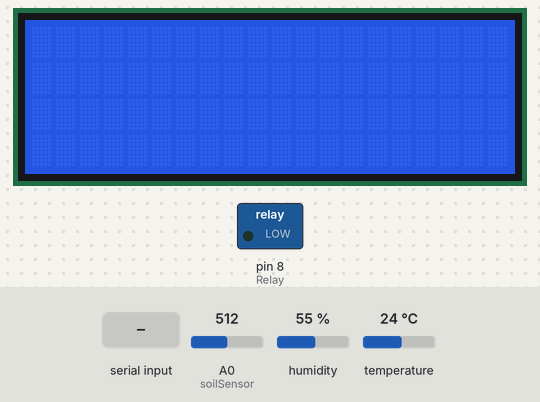
The sketch below on a simulated Arduino Uno, built with avr-gcc and run on an emulated ATmega328P. On the bench: 20×4 character LCD, switched loads named in the sketch (green lamp = pin HIGH). The test bench sets the inputs (shaded band); at power-on: A0 (soilSensor) = 512, humidity 55 %, temperature 24 °C. What the sketch prints to the serial monitor is not drawn.

Above: at 1.2 s.
1.3 s: A0 (soilSensor) set to 407
At 10.7 s:
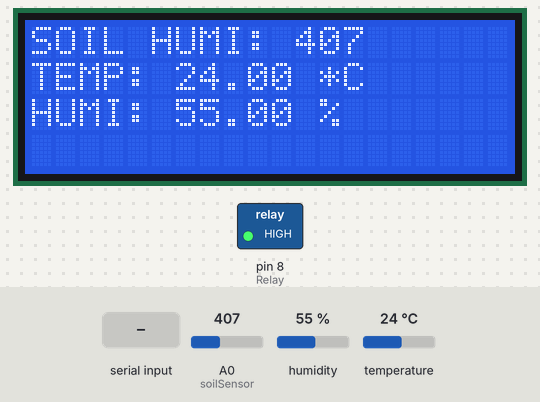
11.9 s: A0 (soilSensor) set to 392
At 21.4 s:
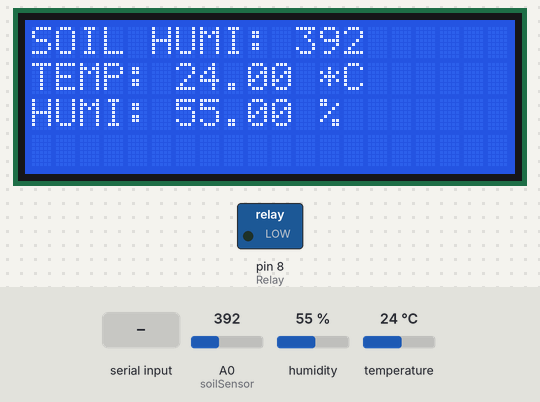
22.5 s: humidity set to 22 %
At 31.9 s:
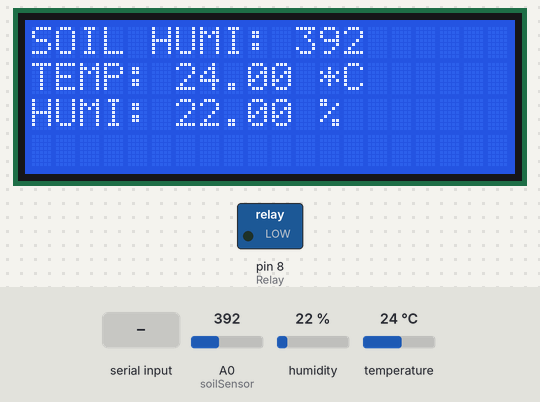
32.8 s: temperature set to 12 °C
At 42.6 s:
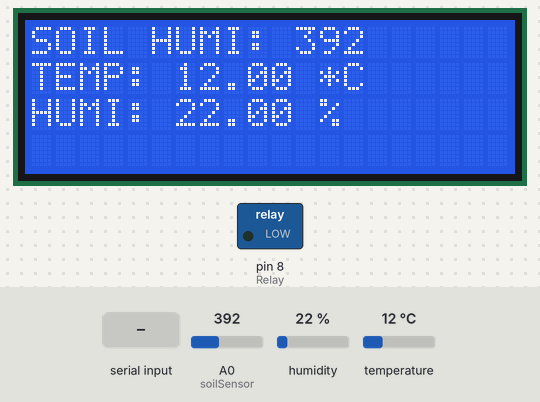
43.3 s: "1" received over the second serial link
At 48.3 s:
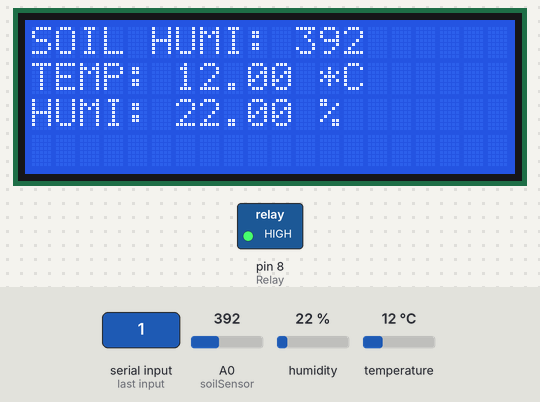
53.9 s: humidity set to 40 %
At 63.8 s:
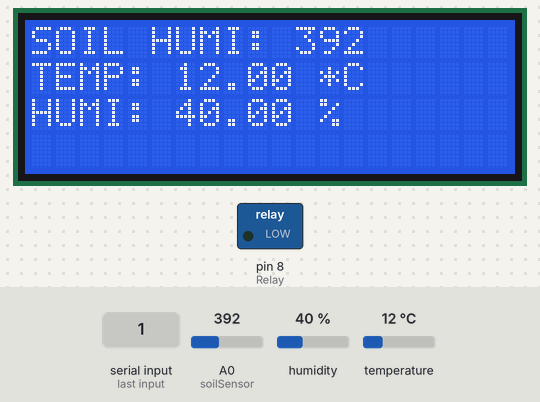
Timing chart, 0 to 65.2 s (numbered marks = the images above; inputs shaded):
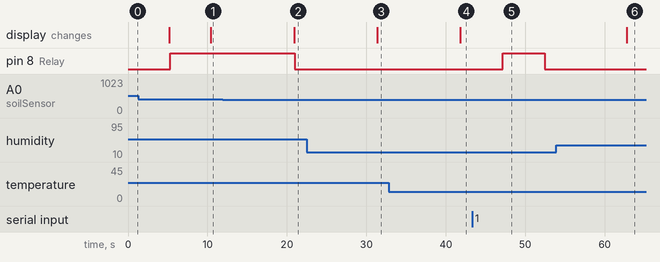

Measured:
- the behaviour switches between 400 and 399 on A0 (soilSensor) (found by bisection; images 1 and 2)
- after the input at 1.3 s, the display: first differs from a run without the input after 9.1 s (image 1)
- after the input at 11.9 s, pin 8 (Relay): HIGH → LOW after 9.1 s; the display: changes after 9.0 s (image 2)
- after the input at 22.5 s, the display: changes after 8.9 s (image 3)
- after the input at 32.8 s, the display: changes after 9.0 s (image 4)
- after the input at 43.3 s, pin 8 (Relay): LOW → HIGH after 3.9 s, → LOW 5.2 s later
- after the input at 53.9 s, the display: changes after 8.9 s (image 6)

The sketch:

FINAL_0x3F.ino
```cpp
/* MANUAL 입니다.
  전원은 DC CABLE로 연결
  BlueTooth  tx=2 , rx=3
  DHT temp & Humi sensor =4
  relay = 8
  LCD  SDA=SDA / SCL=SCL
  SOIL MOISTURE SENSOR = A0
*RELAY & MOTOR 설정
  MOTOR (+) = ARDUINO 5V or BREAD BOARD (+)
  MOTOR (-) = RELAY 4
  RELAY 5 = ARDUINO GND or BREAD BOARD (-)
*/
#include "DHT.h"     // 온도습도를 센서를 위한 DHT.h 라이브러리를 포함한다
#include <SoftwareSerial.h>     //SoftwareSerial을 통해 블루투스와 데이터 전송
#include <LiquidCrystal_I2C.h>    //lcd 작동을 위한 header

#define DHTPIN 4      // DHT핀(온 습도 센서 데이터)을 4번으로 정의한다(DATA핀)
#define DHTTYPE DHT11  // DHT타입을 DHT11로 정의한다
#define Relay 8       // 모터 제어 Relay
#define soilSensor 14     // soil-moisture soilSensor 아날로그 A0-A0 , D0-A1
unsigned int soil;

SoftwareSerial BTSerial(2,3); // (보드에 rx-3 , tx-2)
LiquidCrystal_I2C lcd(0x3F,20,4); // lcd 설정   sda / scl

DHT dht(DHTPIN, DHTTYPE);  // DHT설정 - dht (디지털4, dht11)

void setup(){
  lcd.init();
  lcd.backlight();
  Serial.begin(9600);    // 9600 속도로 시리얼 통신을 시작한다
  Serial.println("Hello!");
  pinMode(soilSensor,INPUT);
  pinMode(Relay, OUTPUT);

  BTSerial.begin(9600);  // 9600 속도로 블루투스시리얼(소프트웨어시리얼) 통신을 시작한다
}

void loop(){
   soil = analogRead(soilSensor);

  //블루투스 통신 끝
  float temp = dht.readTemperature();  // 변수 temp에 온도 값을 저장
  float humi = dht.readHumidity();  // 변수 humi에 습도 값을 저장
    delay(2000); // 시작 시 대기시간 줌 (처음 3번 정도 습도 센서 읽기 안됨)
  if (isnan(temp) || isnan(humi)) {
    //값 읽기 실패시 시리얼 모니터 출력
    Serial.println("Failed to read from DHT");
    } else {
  //값 읽기 성공하면 온 습도 시리얼 모니터에 출력
  // Serial monitor 출력 시작
    Serial.print("SOIL HUMI: ");
    Serial.print(soil);
    Serial.println(" \t");
    Serial.print("TEMP: ");
    Serial.print(temp);
    Serial.print(" ℃");
    Serial.println(" ");
    Serial.print("HUMI: ");
    Serial.print(humi);
    Serial.println(" %\t");
    delay(3000); // 딜레이 나중에 올려야할듯
  // Serial monitor 출력 끝
  // 블루투스 모니터 작동 시작
  // 블루투스시리얼을 통해 문자열 전송
    lcd.display(); //lcd 표시
    lcd.begin(0x3F,20,4);
    lcd.print("SOIL HUMI: ");
    lcd.print(soil);
    lcd.setCursor(0,1);
    lcd.print("TEMP: ");
    lcd.print(temp);
    lcd.print(" *C");
    lcd.setCursor(0,2);
    lcd.print("HUMI: ");
    lcd.print(humi);
    lcd.print(" %");
    lcd.setCursor(0,3);

    BTSerial.println("                                "); // 이거 없으면 화면 깨짐
    BTSerial.print("SOIL HUMI: ");
    BTSerial.println(soil);
    BTSerial.print("TEMP: ");
    BTSerial.print(temp);
    BTSerial.println(" ℃");
    BTSerial.print("HUMI: ");
    BTSerial.print(humi);
    BTSerial.println(" %");

  delay(20); // 나중에 딜레이 올려야 함 10000정도

    if(soil >= 400){ // soil-moisture sensor의 값이 900 이상이면 모터 작동
      digitalWrite(Relay, HIGH);
      Serial.println("MOTOR RUN!"); // 시리얼 모니터에 표시
    } else { // 모터 정지
      digitalWrite(Relay, LOW);
      Serial.println("MOTOR STOP!"); // 시리얼 모니터에 표시
    }
  //블루투스 모니터 작동 끝
  //블루 투스 통신 시작
  if (BTSerial.available()) { // 블루투스에서 data를 받을 수 있으면
    char data = BTSerial.read();  // 앱에서 보내는 데이터
    Serial.write(BTSerial.read()); // 시리얼 모니터에 표시
    Serial.write(data); //앱에서 보내는 신호 확인
    // 앱의 수동 급수 버튼 사용 on & off
    if(data == '1'){ // on 버튼을 누르면
      digitalWrite(Relay, HIGH);
      Serial.println("MOTOR MANUAL RUN!"); // 시리얼 모니터에 표시

    }else if(data == '0'){ // off 버튼을 누르면
      digitalWrite(Relay, LOW);
      Serial.println("MOTOR MANUAL STOP!");
    }
  }
}
if (Serial.available()) {
    BTSerial.write(Serial.read());
  }
}
```
